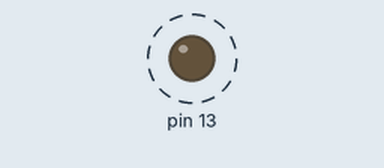
Bench run of a sketch on a simulated Arduino Uno, built with avr-gcc and run on an emulated ATmega328P. Shown: output pins drawn as LEDs (lit = HIGH). Dashed ring = blinking.

Above: at 0.5 s.
Timing chart, 0 to 4.6 s (numbered marks = the images above):
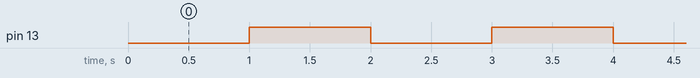

Measured:
- by itself, pin 13: alternates HIGH for 1.0 s and LOW for 1.0 s

The sketch:

Millis.ino
```cpp
unsigned long interval = 1000;     // the time we need to wait
unsigned long previousMillis = 0;  // millis() returns an unsigned long.

bool ledState = false;  // state variable for the LED

void setup() {
  pinMode(13, OUTPUT);
  digitalWrite(13, ledState);
}

void loop() {
  unsigned long currentMillis = millis();  // grab current time

  // check if "interval" time has passed (1000 milliseconds)
  if ((unsigned long)(currentMillis - previousMillis) >= interval) {
    ledState = !ledState;        // "toggles" the state
    digitalWrite(13, ledState);  // sets the LED based on ledState
    // save the "current" time
    previousMillis = millis();
  }
}
```
